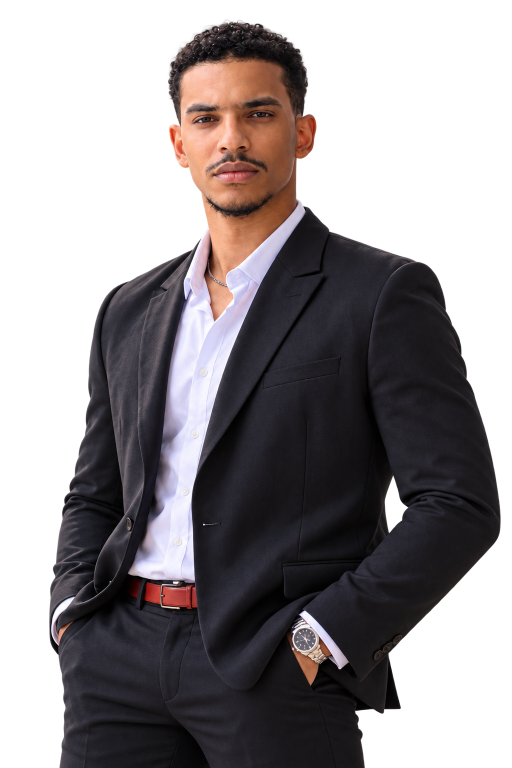
#> input picture ASSETS/content/broker/portraits/andris-suit-cutout.png, 1024 x 1536 px (shown at 1/2 size)
$ python prepare_assets.py
#> lines starting #> are read from the running program, lines starting #| are printed output that depends on the picture
"""Create technical web derivatives. Never overwrite client originals."""
from pathlib import Path
from PIL import Image, ImageOps
import json

ROOT = Path(__file__).resolve().parents[2]
OUT = ROOT / 'app/public/derived'
OUT.mkdir(parents=True, exist_ok=True)
records = []

def export(source, filename, maxsize, *, trim=False, crop=None, quality=85, png=False):
#> called with filename = 'andris-suit.webp', maxsize = (910, 1503), trim = True, quality = 90, png = False
    source = ROOT / source
    original = ImageOps.exif_transpose(Image.open(source))
#> original is the input picture: PIL image 1024x1536 RGBA; mean R, G, B, A 46.2, 39.2, 41.1, 139.5
    im = original.copy()
    if crop: im = im.crop(crop)
    trimmed_bbox = None
    if trim and im.mode == 'RGBA':
        # Ignore isolated nearly invisible pixels when finding the usable logo bounds.
        alpha = im.getchannel('A')
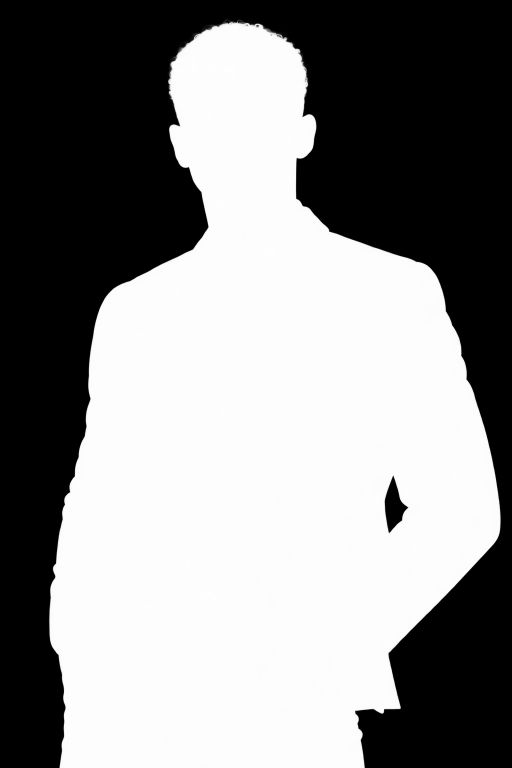
#> alpha: PIL image 1024x1536 L (shown at 1/2 size); min 0, max 254, mean 139.5
        box = alpha.point(lambda x: 255 if x > 100 else 0).getbbox()
#> box = (98, 42, 1001, 1536)
        if box:
            pad = 12
            trimmed_bbox = (max(0,box[0]-pad),max(0,box[1]-pad),min(im.width,box[2]+pad),min(im.height,box[3]+pad))
#> trimmed_bbox = (86, 30, 1013, 1536)
            im = im.crop(trimmed_bbox)
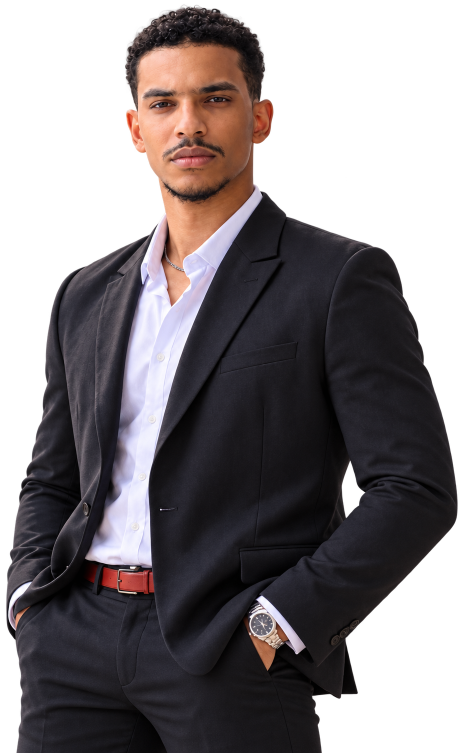
#> im: PIL image 927x1506 RGBA (shown at 1/2 size); mean R, G, B, A 49.9, 42.2, 44.2, 157.2; transparent parts drawn white
    im.thumbnail(maxsize, Image.Resampling.LANCZOS)
#> im: PIL image 910x1478 RGBA
    target = OUT / filename
    if png: im.save(target, optimize=True)
    else: im.save(target, format='WEBP', quality=quality, method=6)
#> (the run stopped early here; a loop or call above may not have finished)
